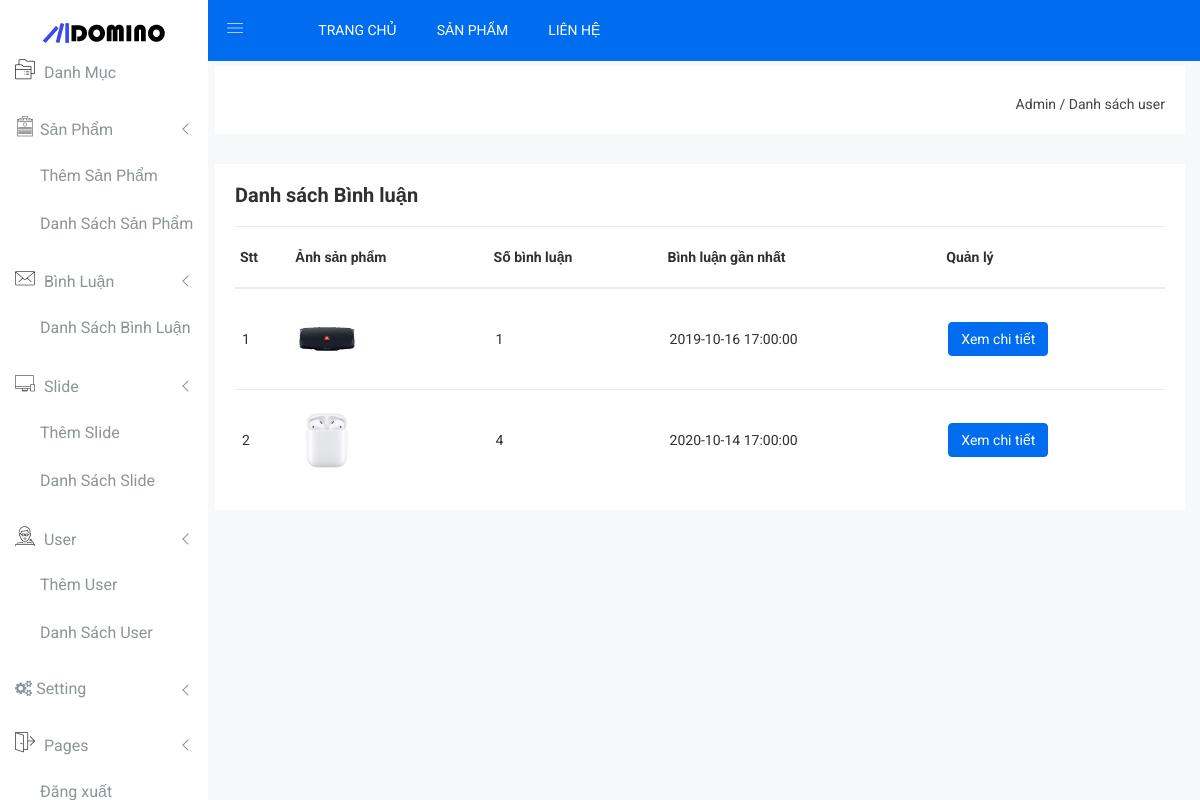
/admin/binh_luan.php (signed in), run on the app's committed database.
### tables this page shows
CREATE TABLE `info` (
  `id` int(11) NOT NULL,
  `name` varchar(255) NOT NULL,
  `phone` char(13) NOT NULL,
  `address` text NOT NULL,
  `gmail` varchar(255) NOT NULL,
  `logo` varchar(255) DEFAULT NULL,
  `intro` text NOT NULL,
  `map` text NOT NULL
);

CREATE TABLE `comment` (
  `id` int(11) NOT NULL,
  `content` text NOT NULL,
  `id_product` int(11) NOT NULL,
  `id_user` int(11) NOT NULL,
  `date_add` timestamp NOT NULL DEFAULT current_timestamp() ON UPDATE current_timestamp()
);

CREATE TABLE `product` (
  `id` int(11) NOT NULL,
  `name` varchar(255) NOT NULL,
  `images` varchar(255) NOT NULL,
  `price` float NOT NULL,
  `date_add` varchar(255) DEFAULT NULL,
  `detail` text NOT NULL,
  `view` int(11) DEFAULT NULL,
  `id_cate` int(11) NOT NULL,
  `sale` float DEFAULT NULL,
  `total` int(11) DEFAULT NULL,
  `intro` text DEFAULT NULL,
  `hang_sx` text NOT NULL
);

### function.php (called while the page is built, shortened)
<?php
$host = "localhost";
$user = "root";
$password = "";
$db = "web204_domino";
$conn = null;
try {
    $conn = new PDO("mysql:host=$host;dbname=$db;charset=utf8", $user, $password);
} catch (PDOException $e) {
    echo $e->getMessage();
}
function selectDb($sql)
{
    global $conn;
    $stmt = $conn->prepare($sql);
    $stmt->execute();
    $result = $stmt->fetchAll();
    return $result;
}
function total($sql)
{
    global $conn;
    $stmt = $conn->prepare($sql);
    $stmt->execute();
    $result = $stmt->fetchColumn();
    return $result;
}

### admin/binh_luan.php (the view, shortened to what this page needs)
<?php
include('header.php'); ?>
// include('../function.php');
<div class="breadcome-area">
    <div class="container-fluid">
        <div class="row">
            <div class="col-lg-12 col-md-12 col-sm-12 col-xs-12">
                <div class="breadcome-list single-page-breadcome">
                    <div class="row">
                        <div class="col-lg-6 col-md-6 col-sm-6 col-xs-12">
                        </div>
                        <div class="col-lg-6 col-md-6 col-sm-6 col-xs-12">
                            <ul class="breadcome-menu">
                                <li><a href="#">Admin</a> <span class="bread-slash">/</span>
                                </li>
                                <li><span class="bread-blod">Danh sách user</span>
                                </li>
                            </ul>
                        </div>
                    </div>
                </div>
            </div>
        </div>
    </div>
</div>
<div class="product-status mg-b-15">
    <div class="container-fluid">
        <div class="row">
            <div class="col-lg-12 col-md-12 col-sm-12 col-xs-12">
                <div class="product-status-wrap drp-lst">
                    <h4>Danh sách Bình luận</h4>
                    <div class="asset-inner">
                        <table>
                            <tr>
                                <th>Stt</th>
                                <th>Ảnh sản phẩm</th>
                                <th>Số bình luận</th>
                                <th>Bình luận gần nhất</th>
                                <th>Quản lý</th>
                            </tr>
                            <?php
                            $stt = 0;
                            foreach (selectDb("SELECT DISTINCT id_product FROM Comment") as $item) {
                                $id_sp = $item['id_product'];
                                foreach (selectDb("SELECT * FROM product WHERE id= '$id_sp'") as $value) {
                                    $tong = total("SELECT COUNT(*) FROM Comment WHERE id_product = '$id_sp'");
                                    foreach (selectDb("SELECT * FROM Comment WHERE id_product='$id_sp' ORDER BY id DESC LIMIT 1 ") as $row) {
                            ?>
                                        <tr>
                                            <td><?= $stt += 1 ?></td>
                                            <td> <img src="../public/images/<?= $value['images'] ?>" alt="" width="100px" height="100px"></td>
                                            <td><?= $tong ?></td>
                                            <td><?= $row['date_add'] ?></td>
                                            <td>
                                                <a href="chitiet_bl.php?iddetails=<?= $id_sp ?>" class="btn btn-primary waves-effect waves-light">Xem chi tiết</a>
                                            </td>
                                        </tr>
                            <?php
                                    }
                                }
                            }
                            ?>
                        </table>
                    </div>
                </div>
            </div>
        </div>
    </div>
</div>
</div>

### admin/header.php (shortened to what this page needs)
<?php session_start();
include('../function.php');
?>
<!doctype html>
<html class="no-js" lang="en">
<head>
    <link rel="stylesheet" href="css/bootstrap.min.css">
    <link rel="stylesheet" href="css/font-awesome.min.css">
    <link rel="stylesheet" href="css/owl.carousel.css">
    <link rel="stylesheet" href="css/owl.theme.css">
    <link rel="stylesheet" href="css/owl.transitions.css">
    <link rel="stylesheet" href="css/animate.css">
    <link rel="stylesheet" href="css/normalize.css">
    <link rel="stylesheet" href="css/meanmenu.min.css">
    <link rel="stylesheet" href="css/main.css">
    <link rel="stylesheet" href="css/educate-custon-icon.css">
    <link rel="stylesheet" href="css/morrisjs/morris.css">
    <link rel="stylesheet" href="css/scrollbar/jquery.mCustomScrollbar.min.css">
    <link rel="stylesheet" href="css/metisMenu/metisMenu.min.css">
    <link rel="stylesheet" href="css/metisMenu/metisMenu-vertical.css">
    <link rel="stylesheet" href="css/calendar/fullcalendar.min.css">
    <link rel="stylesheet" href="css/calendar/fullcalendar.print.min.css">
    <link rel="stylesheet" href="style.css">
    <link rel="stylesheet" href="css/responsive.css">
</head>
<body>
    <div class="left-sidebar-pro">
        <nav id="sidebar" class="">
            <div style="margin-top: 20px;" class="sidebar-header">
                <?php
                foreach (selectDb("SELECT * FROM info") as $item) { ?>
                    <a href="../index.php"><img class="main-logo" src="../public/logo_icon/<?= $item['logo'] ?>" alt="" /></a>
                <?php
                }
                ?>
            </div>
            <div class="left-custom-menu-adp-wrap comment-scrollbar">
                <nav class="sidebar-nav left-sidebar-menu-pro">
                    <ul class="metismenu" id="menu1">
                        <li>
                            <a class="active" href="danh_muc.php" aria-expanded="false"><span class="educate-icon educate-course icon-wrap"></span> <span class="mini-click-non">Danh Mục</span></a>
                        </li>
                        <li>
                            <a class="has-arrow" href="danhsach_sanpham.php" aria-expanded="false"><span class="educate-icon educate-form icon-wrap"></span><span class="mini-click-non">Sản Phẩm</span></a>
                            <ul class="submenu-angle" aria-expanded="false">
                                <li><a title="Thêm Sản Phẩm" href="them_sanpham.php"><span class="mini-sub-pro">Thêm Sản Phẩm</span></a></li>
                                <li><a title="Danh Sách Sản Phẩm" href="danhsach_sanpham.php"><span class="mini-sub-pro">Danh Sách Sản Phẩm</span></a></li>
                            </ul>
                        </li>
                        <li>
                            <a class="has-arrow" href="binh_luan.php" aria-expanded="false"><span class="educate-icon educate-message icon-wrap"></span> <span class="mini-click-non">Bình Luận</span></a>
                            <ul class="submenu-angle" aria-expanded="false">
                                <li><a title="Danh Sách Bình Luận" href="binh_luan.php"><span class="mini-sub-pro">Danh Sách Bình Luận</span></a></li>
                            </ul>
                        </li>
                        <li>
                            <a class="has-arrow" href="slide.php" aria-expanded="false"><span class="educate-icon educate-apps icon-wrap"></span> <span class="mini-click-non">Slide</span></a>
                            <ul class="submenu-angle" aria-expanded="false">
                                <li><a title="Thêm Slide" href="them_slide.php"><span class="mini-sub-pro">Thêm Slide</span></a></li>
                                <li><a title="Danh Sách Slide" href="slide.php"><span class="mini-sub-pro">Danh Sách Slide</span></a></li>
                            </ul>
                        </li>
                        <li>
                            <a class="has-arrow" href="danhsach_user.php" aria-expanded="false"><span class="educate-icon educate-professor icon-wrap"></span> <span class="mini-click-non">User</span></a>
                            <ul class="submenu-angle" aria-expanded="false">
                                <li><a title="Thêm User" href="../register.php"><span class="mini-sub-pro">Thêm User</span></a></li>
                                <li><a title="Danh Sách User" href="danhsach_user.php"><span class="mini-sub-pro">Danh Sách User</span></a></li>
                            </ul>
                        </li>
                        <li>
                            <a class="has-arrow" href="setting.php" aria-expanded="false"><span class="fa fa-gears"></span> <span class="mini-click-non">Setting</span></a>
                        </li>
                        <li id="removable">
                            <a class="has-arrow" href="#" aria-expanded="false"><span class="educate-icon educate-pages icon-wrap"></span> <span class="mini-click-non">Pages</span></a>
                            <ul class="submenu-angle page-mini-nb-dp" aria-expanded="false">
                                <li><a title="Đăng Ký" href="../logout.php"><span class="mini-sub-pro">Đăng xuất</span></a></li>
                            </ul>
                        </li>
                    </ul>
                </nav>
            </div>
        </nav>
    </div>
    <div class="all-content-wrapper">
        <div class="container-fluid">
            <div class="row">
                <div class="col-lg-12 col-md-12 col-sm-12 col-xs-12">
                    <div class="logo-pro">
                        <a href="../index.php"><img class="main-logo" src="img/logo/logo.png" alt="" /></a>
                    </div>
                </div>
            </div>
        </div>
        <div class="header-advance-area">
            <div class="header-top-area">
                <div class="container-fluid">
                    <div class="row">
                        <div class="col-lg-12 col-md-12 col-sm-12 col-xs-12">
                            <div class="header-top-wraper">
                                <div class="row">
                                    <div class="col-lg-1 col-md-0 col-sm-1 col-xs-12">
                                        <div class="menu-switcher-pro">
                                            <button type="button" id="sidebarCollapse" class="btn bar-button-pro header-drl-controller-btn btn-info navbar-btn">
                                                <i class="educate-icon educate-nav"></i>
                                            </button>
                                        </div>
                                    </div>
                                    <div class="col-lg-6 col-md-7 col-sm-6 col-xs-12">
                                        <div class="header-top-menu tabl-d-n">
                                            <ul class="nav navbar-nav mai-top-nav">
                                                <li class="nav-item"><a href="../index.php" class="nav-link">TRANG CHỦ</a>
                                                </li>
                                                <li class="nav-item"><a href="../category.php" class="nav-link">SẢN PHẨM</a>
                                                </li>
                                                <li class="nav-item"><a href="../contact.php" class="nav-link">LIÊN HỆ</a>
                                                </li>
                                            </ul>
                                        </div>
                                    </div>
                                    <div class="col-lg-5 col-md-5 col-sm-12 col-xs-12">
                                    </div>
                                </div>
                            </div>
                        </div>
                    </div>
                </div>
            </div>
        </div>

### admin/css/main.css (style rules this page uses)
html { color: #222; font-size: 1em; line-height: 1.4; }
audio, canvas, iframe, img, svg, video { vertical-align: middle; }

### admin/css/metisMenu/metisMenu-vertical.css (style rules this page uses)
.sidebar-nav { background: #fff; }
.sidebar-nav ul { padding: 0; margin: 0; list-style: none; background: #f5f5f5; }
.sidebar-nav .metismenu { background: #fff; display: -webkit-box; display: -ms-flexbox; display: flex; -webkit-box-orient: vertical; -webkit-box-direction: normal; -ms-flex-direction: column; flex-direction: column; }
.sidebar-nav .metismenu li + li { margin-top: 5px; }
.sidebar-nav .metismenu li:last-child { margin-bottom: 5px; }
.sidebar-nav .metismenu > li { display: -webkit-box; display: -ms-flexbox; display: flex; -webkit-box-orient: vertical; -webkit-box-direction: normal; -ms-flex-direction: column; flex-direction: column; position: relative; }
.sidebar-nav .metismenu a { position: relative; display: block; padding: 13px 15px; color: #444; outline-width: 0; transition: all .3s ease-out; font-size:16px; font-weight:400; }
.sidebar-nav .metismenu ul a { padding: 10px 15px 10px 40px; }
.sidebar-nav .metismenu li .icon-wrap { margin-right:5px; font-size:20px; color:#303030; }

### data on the page
comment: stt "1", id_product.images (picture), tong "1", date_add "2019-10-16 17:00:00"
comment: stt "2", id_product.images (picture), tong "4", date_add "2020-10-14 17:00:00"
